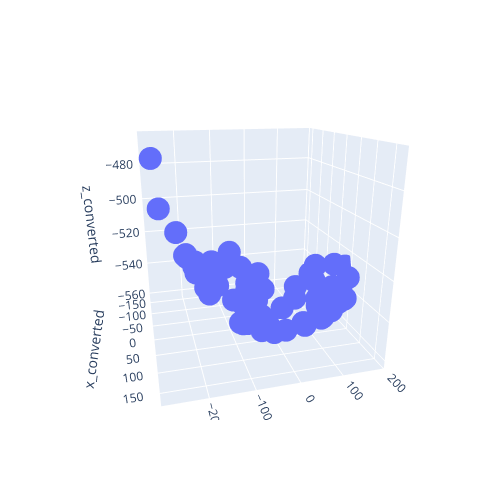

Here is the notebook cell this chart was saved with:
### Code cell
fig = px.scatter_3d(
    data,
    x="x_converted",
    y="y_converted",
    z="z_converted",
    width=500,
    height=500
)
fig.show()

### Figure 1 — Plotly figure (JSON) as saved in the notebook; plotly's stock layout.template omitted (floating-point values rounded to 4 significant figures)
{"data": [{"hovertemplate": "x_converted=%{x}<br>y_converted=%{y}<br>z_converted=%{z}<extra></extra>", "legendgroup": "", "marker": {"color": "#636efa", "symbol": "circle"}, "mode": "markers", "name": "", "scene": "scene", "showlegend": false, "type": "scatter3d", "x": [-119.5, 134.6, 54.04, 81.84, 147.9, -0.2527, -87.94, 36.09, 65.51, 43.91, 98.54, 168.2, 45.44, -18.77, -51.09, 7.14, -63.76, -16.94, 137.9, 46.4, 100.8, -70.45, -32.61, 162.7, -63.48, -49.83, -24.58, 58.21, -33.47, 78.48, -123.6, -28.02, -90.68, -59.74, 30.71, 91.07, -113.6, -134.0, -19.49, -14.28, 64.2, 29.38, 46.84, 52.27, -76.57, 139.8, 128.3, -156.8, 68.05, -85.83, -79.24, 16.76, 24.35, -103.5, -22.94, 2.154, -119.2, -87.77, 50.36, 98.05, -43.25, -47.68, 107.7, -41.83, -40.82], "y": [23.07, 68.04, -91.27, 168.6, 81.76, -266.3, -124.2, -18.2, -9.41, 186.4, 124.3, 95.1, 144.8, -208.5, -75.0, 182.7, -3.404, 142.6, -282.6, -82.09, 89.73, -117.8, -184.3, 101.7, -115.8, -48.71, 91.25, -166.0, -203.8, 153.1, -76.98, -201.7, 19.76, -176.3, -9.31, 55.51, -119.6, -26.29, -7.306, -183.0, 21.56, 123.5, 152.3, -35.95, -121.1, 67.87, 112.8, -53.22, 64.51, 25.3, -21.4, -3.194, -62.22, -17.63, 54.24, -162.9, -6.157, -23.59, 111.8, -240.7, -187.4, 105.1, 123.0, 159.9, 144.2], "z": [-548.0, -540.8, -551.3, -529.2, -535.3, -494.2, -540.4, -559.9, -557.5, -527.7, -538.5, -527.1, -540.5, -520.9, -554.0, -530.8, -557.8, -542.7, -465.1, -553.4, -544.9, -544.4, -529.3, -527.6, -545.6, -557.1, -553.4, -533.1, -522.0, -534.4, -542.2, -523.2, -553.7, -529.6, -560.5, -551.2, -536.6, -544.5, -561.0, -530.6, -557.3, -546.9, -538.3, -557.8, -542.8, -539.5, -534.8, -536.4, -553.5, -554.2, -555.4, -561.1, -557.4, -551.5, -558.3, -537.2, -548.6, -554.0, -547.9, -497.6, -527.4, -549.4, -537.1, -536.5, -541.0]}], "layout": {"height": 500, "legend": {"tracegroupgap": 0}, "margin": {"t": 60}, "scene": {"aspectmode": "auto", "aspectratio": {"x": 1, "y": 1, "z": 1}, "camera": {"center": {"x": 0, "y": 0, "z": 0}, "eye": {"x": 1.987, "y": -0.5234, "z": 0.6829}, "projection": {"type": "perspective"}, "up": {"x": 0, "y": 0, "z": 1}}, "domain": {"x": [0, 1], "y": [0, 1]}, "xaxis": {"title": {"text": "x_converted"}, "type": "linear"}, "yaxis": {"title": {"text": "y_converted"}, "type": "linear"}, "zaxis": {"title": {"text": "z_converted"}, "type": "linear"}}, "width": 500}}
